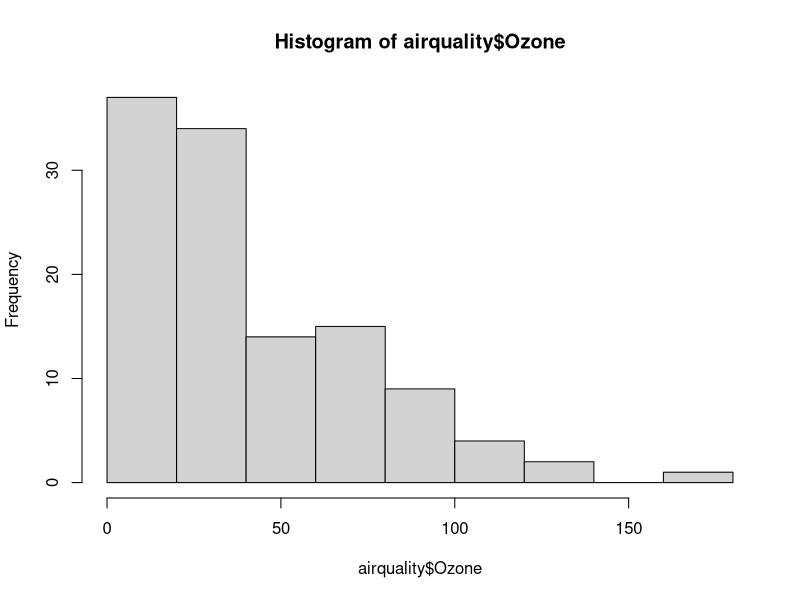
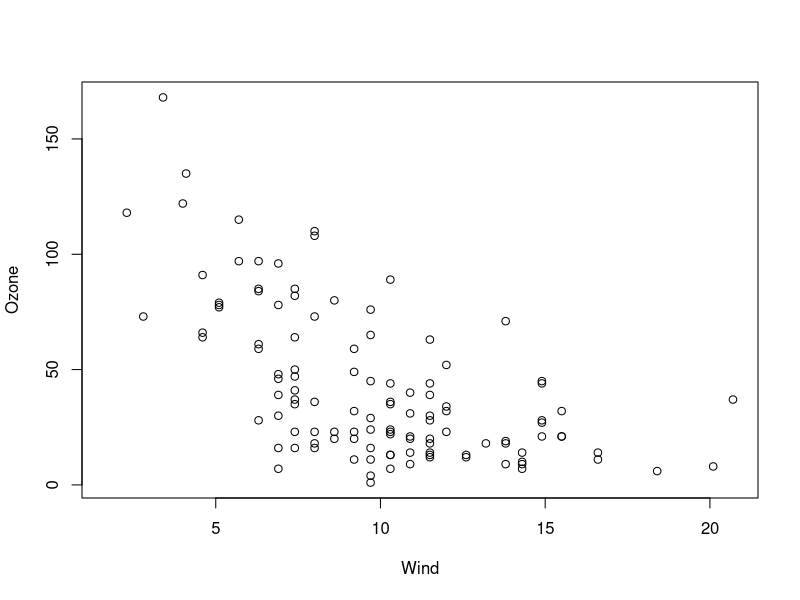
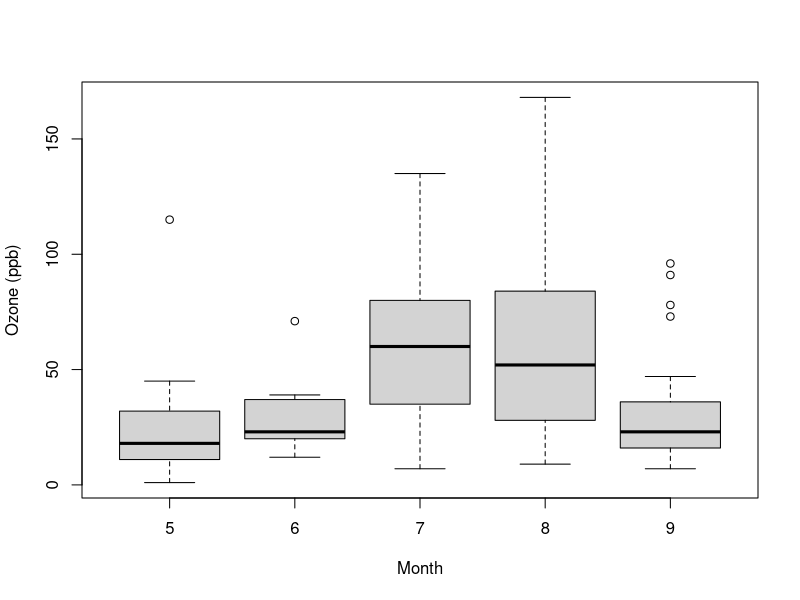
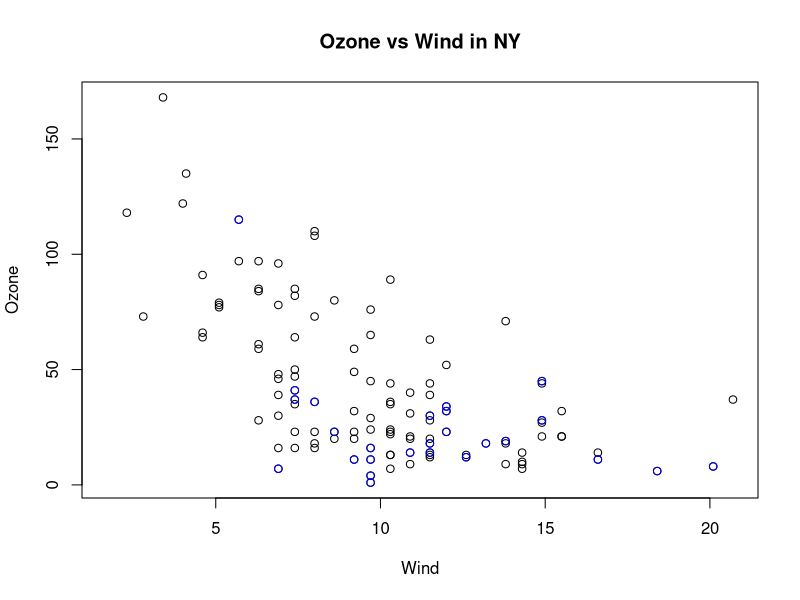
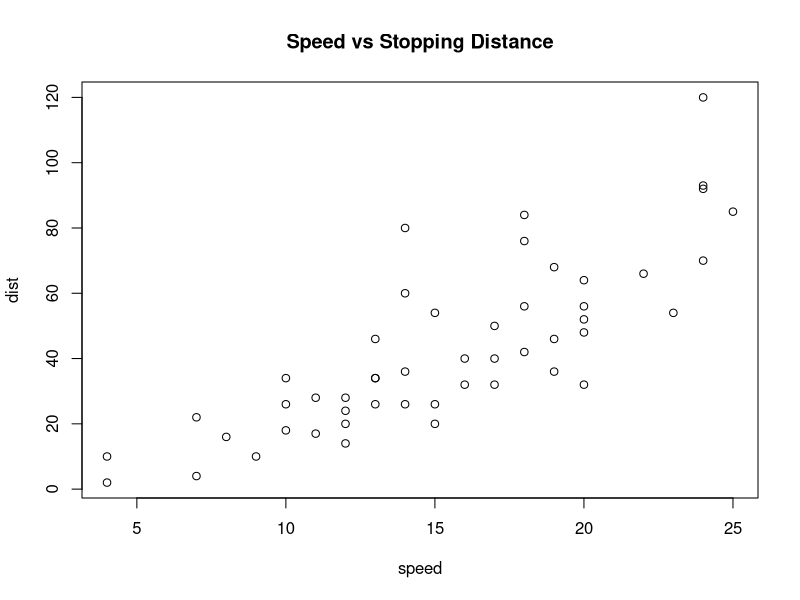
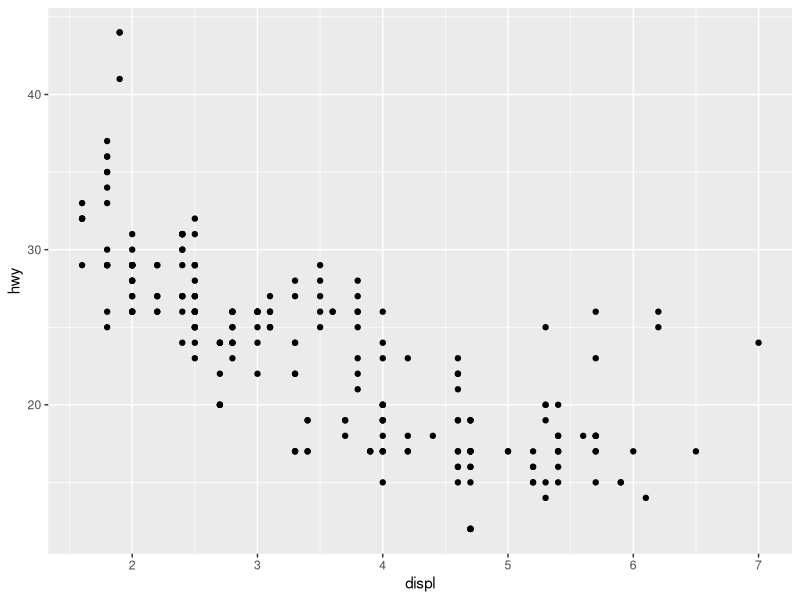
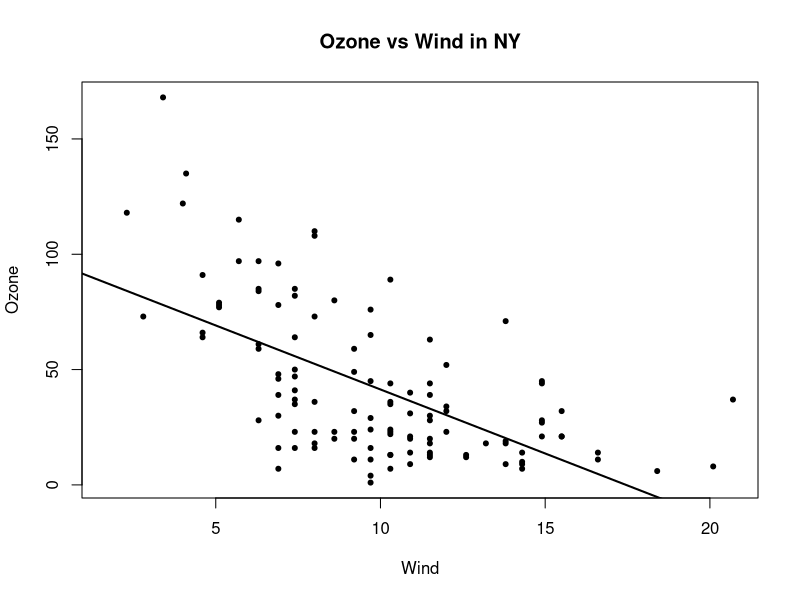
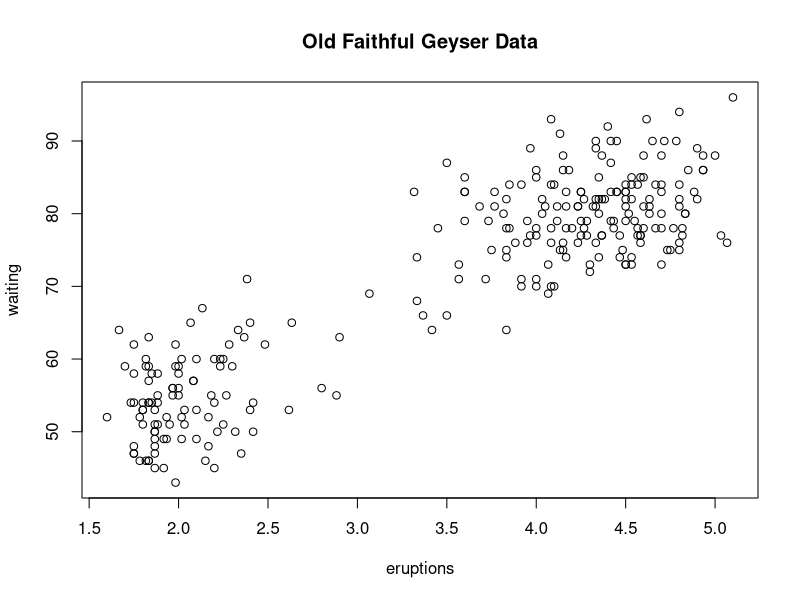

Here is the R script that generated these plots, in order: (Note: this script raises an error after producing the figures.)
## ---- chunk 1
knitr::opts_chunk$set(echo = TRUE)
#Installing package ggplot2 and library datasets
install.packages("ggplot2")
library(datasets)
library(ggplot2)
## ---- chunk 2
#This created a basic histogram of airquality$Ozone
library(datasets)
hist(airquality$Ozone)
## ---- chunk 3
#createing a basic Scatterplot of Ozone$Wind
library(datasets)
with(airquality, plot(Wind, Ozone))
## ---- chunk 4
#Creating a basic grahic for a Boxplot 
library(datasets)
airquality <- transform(airquality, Month = factor(Month))
boxplot(Ozone ~ Month, airquality, xlab = "Month", ylab = "Ozone (ppb)")
## ---- chunk 5
#Creating a base plot with Annotation
library(datasets)
with(airquality, plot(Wind, Ozone, main = "Ozone vs Wind in NY"))
with(subset(airquality, Month == 5), points(Wind, Ozone, col = "blue"))
## ---- chunk 6
#Creating a base plot of Speed vs Stopping Distance
data(cars)
with(cars, plot(speed,dist))
title("Speed vs Stopping Distance")
## ---- chunk 7
#This is typlical plot using the ggplot2
data(mpg)
qplot(displ,hwy,data = mpg)
## ---- chunk 8
#Creating a base plot with a Regression Line
with(airquality, plot(Wind, Ozone, main = "Ozone vs Wind in NY", pch = 20))
model <- lm(Ozone ~ Wind, airquality)
abline(model, lwd = 2)
## ---- chunk 9
#We will use a plotting function and make a plot appear on the screen device
with(faithful,plot(eruptions,waiting))
title(main = "Old Faithful Geyser Data")
## ---- chunk 10
#Open a PDF file stored in working directory
pdf(file = "graphicdevice.pdf")
#This creates a plot and sends it to the above mentioned pdf file 
with(faithful, plot(eruptions,waiting))
title(main = "Old Faithful Geyser data")
dev.off
## ---- chunk 11
#Copying plots to a PNG file 
wiht(faithful, plot(eruptions,waiting))
title(main = "Old Faithful Geyser Data")
dev.copy(png, file = "geyserplot.png")
dev.off
